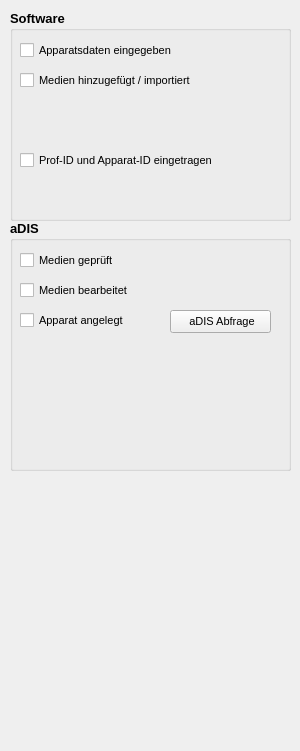
<?xml version="1.0" encoding="UTF-8"?>
<ui version="4.0">
 <class>Form</class>
 <widget class="QWidget" name="Form">
  <property name="geometry">
   <rect>
    <x>0</x>
    <y>0</y>
    <width>300</width>
    <height>751</height>
   </rect>
  </property>
  <property name="sizePolicy">
   <sizepolicy hsizetype="Fixed" vsizetype="Fixed">
    <horstretch>0</horstretch>
    <verstretch>0</verstretch>
   </sizepolicy>
  </property>
  <property name="maximumSize">
   <size>
    <width>300</width>
    <height>751</height>
   </size>
  </property>
  <property name="windowTitle">
   <string>Form</string>
  </property>
  <widget class="QGroupBox" name="group_software">
   <property name="enabled">
    <bool>true</bool>
   </property>
   <property name="geometry">
    <rect>
     <x>10</x>
     <y>10</y>
     <width>281</width>
     <height>211</height>
    </rect>
   </property>
   <property name="font">
    <font>
     <pointsize>10</pointsize>
     <weight>75</weight>
     <bold>true</bold>
    </font>
   </property>
   <property name="toolTip">
    <string>Hier klicken, um die aDIS Abfrage in die Zwischenablage zu kopieren</string>
   </property>
   <property name="statusTip">
    <string/>
   </property>
   <property name="title">
    <string>Software</string>
   </property>
   <property name="flat">
    <bool>false</bool>
   </property>
   <property name="checkable">
    <bool>false</bool>
   </property>
   <property name="checked">
    <bool>false</bool>
   </property>
   <widget class="QCheckBox" name="checkBox">
    <property name="geometry">
     <rect>
      <x>10</x>
      <y>20</y>
      <width>241</width>
      <height>41</height>
     </rect>
    </property>
    <property name="font">
     <font>
      <pointsize>8</pointsize>
      <weight>50</weight>
      <bold>false</bold>
     </font>
    </property>
    <property name="text">
     <string>Apparatsdaten eingegeben</string>
    </property>
   </widget>
   <widget class="QCheckBox" name="checkBox_2">
    <property name="geometry">
     <rect>
      <x>10</x>
      <y>50</y>
      <width>241</width>
      <height>41</height>
     </rect>
    </property>
    <property name="font">
     <font>
      <pointsize>8</pointsize>
      <weight>50</weight>
      <bold>false</bold>
     </font>
    </property>
    <property name="text">
     <string>Medien hinzugefügt / importiert</string>
    </property>
   </widget>
   <widget class="QCheckBox" name="checkBox_3">
    <property name="geometry">
     <rect>
      <x>10</x>
      <y>130</y>
      <width>241</width>
      <height>41</height>
     </rect>
    </property>
    <property name="font">
     <font>
      <pointsize>8</pointsize>
      <weight>50</weight>
      <bold>false</bold>
     </font>
    </property>
    <property name="text">
     <string>Prof-ID und Apparat-ID eingetragen</string>
    </property>
   </widget>
  </widget>
  <widget class="QGroupBox" name="groupBox_2">
   <property name="geometry">
    <rect>
     <x>10</x>
     <y>220</y>
     <width>281</width>
     <height>251</height>
    </rect>
   </property>
   <property name="font">
    <font>
     <pointsize>10</pointsize>
     <weight>75</weight>
     <italic>false</italic>
     <bold>true</bold>
     <underline>false</underline>
     <stylestrategy>PreferDefault</stylestrategy>
     <kerning>true</kerning>
    </font>
   </property>
   <property name="title">
    <string>aDIS</string>
   </property>
   <widget class="QCheckBox" name="checkBox_4">
    <property name="geometry">
     <rect>
      <x>10</x>
      <y>20</y>
      <width>241</width>
      <height>41</height>
     </rect>
    </property>
    <property name="font">
     <font>
      <pointsize>8</pointsize>
      <weight>50</weight>
      <bold>false</bold>
     </font>
    </property>
    <property name="text">
     <string>Medien geprüft</string>
    </property>
   </widget>
   <widget class="QCheckBox" name="checkBox_5">
    <property name="geometry">
     <rect>
      <x>10</x>
      <y>50</y>
      <width>241</width>
      <height>41</height>
     </rect>
    </property>
    <property name="font">
     <font>
      <pointsize>8</pointsize>
      <weight>50</weight>
      <bold>false</bold>
     </font>
    </property>
    <property name="text">
     <string>Medien bearbeitet</string>
    </property>
   </widget>
   <widget class="QCheckBox" name="checkBox_6">
    <property name="geometry">
     <rect>
      <x>10</x>
      <y>80</y>
      <width>161</width>
      <height>41</height>
     </rect>
    </property>
    <property name="font">
     <font>
      <pointsize>8</pointsize>
      <weight>50</weight>
      <bold>false</bold>
     </font>
    </property>
    <property name="text">
     <string>Apparat angelegt</string>
    </property>
   </widget>
   <widget class="QPushButton" name="pushButton">
    <property name="geometry">
     <rect>
      <x>160</x>
      <y>90</y>
      <width>101</width>
      <height>23</height>
     </rect>
    </property>
    <property name="font">
     <font>
      <pointsize>8</pointsize>
      <weight>50</weight>
      <bold>false</bold>
     </font>
    </property>
    <property name="toolTip">
     <string>Hier klicken, um die aDIS Abfrage in die Zwischenablage zu kopieren</string>
    </property>
    <property name="statusTip">
     <string/>
    </property>
    <property name="whatsThis">
     <string/>
    </property>
    <property name="accessibleDescription">
     <string/>
    </property>
    <property name="autoFillBackground">
     <bool>false</bool>
    </property>
    <property name="text">
     <string> aDIS Abfrage</string>
    </property>
    <property name="icon">
     <iconset>
      <normaloff>../icons/information.png</normaloff>../icons/information.png</iconset>
    </property>
    <property name="checkable">
     <bool>false</bool>
    </property>
    <property name="checked">
     <bool>false</bool>
    </property>
   </widget>
  </widget>
 </widget>
 <resources/>
 <connections/>
</ui>
